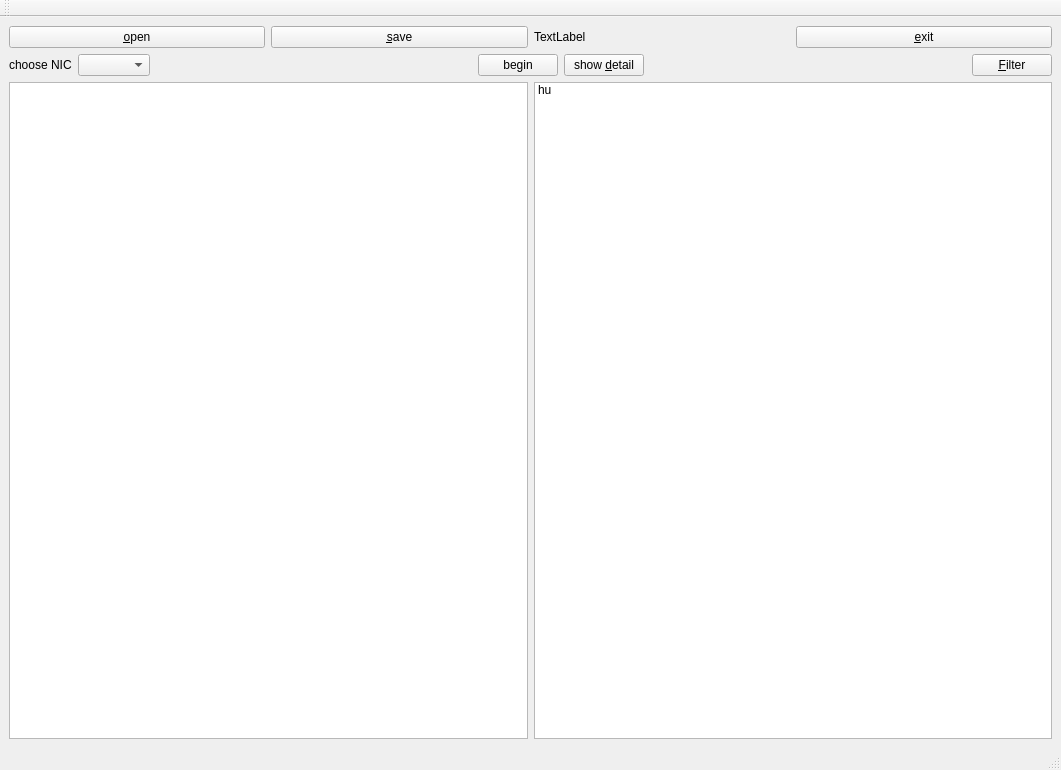
<?xml version="1.0" encoding="UTF-8"?>
<ui version="4.0">
 <class>Capture2</class>
 <widget class="QMainWindow" name="Capture2">
  <property name="geometry">
   <rect>
    <x>0</x>
    <y>0</y>
    <width>1061</width>
    <height>770</height>
   </rect>
  </property>
  <property name="windowTitle">
   <string>MainWindow</string>
  </property>
  <property name="unifiedTitleAndToolBarOnMac">
   <bool>false</bool>
  </property>
  <widget class="QWidget" name="centralwidget">
   <layout class="QVBoxLayout" name="verticalLayout">
    <item>
     <layout class="QHBoxLayout" name="horizontalLayout_3">
      <item>
       <widget class="QPushButton" name="openFButton">
        <property name="text">
         <string>&amp;open</string>
        </property>
       </widget>
      </item>
      <item>
       <widget class="QPushButton" name="saveFButton">
        <property name="text">
         <string>&amp;save</string>
        </property>
       </widget>
      </item>
      <item>
       <widget class="QLabel" name="TimeL">
        <property name="text">
         <string>TextLabel</string>
        </property>
       </widget>
      </item>
      <item>
       <widget class="QPushButton" name="exitButton">
        <property name="text">
         <string>&amp;exit</string>
        </property>
       </widget>
      </item>
     </layout>
    </item>
    <item>
     <layout class="QHBoxLayout" name="horizontalLayout_2">
      <item>
       <widget class="QLabel" name="label_2">
        <property name="text">
         <string>choose NIC</string>
        </property>
        <property name="buddy">
         <cstring>NIChooser</cstring>
        </property>
       </widget>
      </item>
      <item>
       <widget class="QComboBox" name="NIChooser">
        <property name="editable">
         <bool>false</bool>
        </property>
       </widget>
      </item>
      <item>
       <spacer name="horizontalSpacer">
        <property name="orientation">
         <enum>Qt::Horizontal</enum>
        </property>
        <property name="sizeHint" stdset="0">
         <size>
          <width>40</width>
          <height>20</height>
         </size>
        </property>
       </spacer>
      </item>
      <item>
       <widget class="QPushButton" name="CaptureButton">
        <property name="text">
         <string>begin</string>
        </property>
        <property name="checkable">
         <bool>true</bool>
        </property>
        <property name="checked">
         <bool>false</bool>
        </property>
       </widget>
      </item>
      <item>
       <widget class="QPushButton" name="DetailButton">
        <property name="text">
         <string>show &amp;detail</string>
        </property>
       </widget>
      </item>
      <item>
       <spacer name="horizontalSpacer_2">
        <property name="orientation">
         <enum>Qt::Horizontal</enum>
        </property>
        <property name="sizeHint" stdset="0">
         <size>
          <width>40</width>
          <height>20</height>
         </size>
        </property>
       </spacer>
      </item>
      <item>
       <widget class="QPushButton" name="FilterButton">
        <property name="enabled">
         <bool>true</bool>
        </property>
        <property name="text">
         <string>&amp;Filter</string>
        </property>
       </widget>
      </item>
     </layout>
    </item>
    <item>
     <layout class="QHBoxLayout" name="horizontalLayout">
      <item>
       <widget class="QTableWidget" name="MainTable">
        <property name="accessibleName">
         <string/>
        </property>
        <property name="editTriggers">
         <set>QAbstractItemView::NoEditTriggers</set>
        </property>
        <property name="sortingEnabled">
         <bool>true</bool>
        </property>
        <attribute name="horizontalHeaderDefaultSectionSize">
         <number>230</number>
        </attribute>
        <attribute name="horizontalHeaderShowSortIndicator" stdset="0">
         <bool>true</bool>
        </attribute>
        <attribute name="horizontalHeaderStretchLastSection">
         <bool>true</bool>
        </attribute>
       </widget>
      </item>
      <item>
       <widget class="QListWidget" name="listWidget">
        <item>
         <property name="text">
          <string>hu</string>
         </property>
        </item>
       </widget>
      </item>
     </layout>
    </item>
   </layout>
  </widget>
  <widget class="QMenuBar" name="menubar">
   <property name="geometry">
    <rect>
     <x>0</x>
     <y>0</y>
     <width>1061</width>
     <height>25</height>
    </rect>
   </property>
  </widget>
  <widget class="QStatusBar" name="statusbar"/>
  <widget class="QToolBar" name="toolBar">
   <property name="windowTitle">
    <string>toolBar</string>
   </property>
   <attribute name="toolBarArea">
    <enum>TopToolBarArea</enum>
   </attribute>
   <attribute name="toolBarBreak">
    <bool>false</bool>
   </attribute>
  </widget>
 </widget>
 <resources/>
 <connections>
  <connection>
   <sender>exitButton</sender>
   <signal>clicked()</signal>
   <receiver>menubar</receiver>
   <slot>close()</slot>
   <hints>
    <hint type="sourcelabel">
     <x>911</x>
     <y>68</y>
    </hint>
    <hint type="destinationlabel">
     <x>866</x>
     <y>8</y>
    </hint>
   </hints>
  </connection>
  <connection>
   <sender>CaptureButton</sender>
   <signal>toggled(bool)</signal>
   <receiver>NIChooser</receiver>
   <slot>setDisabled(bool)</slot>
   <hints>
    <hint type="sourcelabel">
     <x>562</x>
     <y>109</y>
    </hint>
    <hint type="destinationlabel">
     <x>177</x>
     <y>109</y>
    </hint>
   </hints>
  </connection>
  <connection>
   <sender>CaptureButton</sender>
   <signal>toggled(bool)</signal>
   <receiver>FilterButton</receiver>
   <slot>setDisabled(bool)</slot>
   <hints>
    <hint type="sourcelabel">
     <x>562</x>
     <y>109</y>
    </hint>
    <hint type="destinationlabel">
     <x>1050</x>
     <y>109</y>
    </hint>
   </hints>
  </connection>
 </connections>
</ui>
